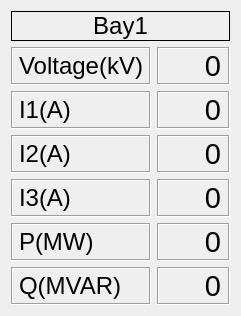
   <widget class="QWidget" name="layoutWidget">
    <property name="geometry">
     <rect>
      <x>280</x>
      <y>60</y>
      <width>241</width>
      <height>303</height>
     </rect>
    </property>
    <property name="font">
     <font>
      <pointsize>18</pointsize>
     </font>
    </property>
    <layout class="QGridLayout" name="gridLayout_Bay_2">
     <item row="0" column="0" colspan="2">
      <widget class="QLabel" name="label_Bay_2">
       <property name="font">
        <font>
         <pointsize>18</pointsize>
        </font>
       </property>
       <property name="frameShape">
        <enum>QFrame::Box</enum>
       </property>
       <property name="text">
        <string>Bay1</string>
       </property>
       <property name="alignment">
        <set>Qt::AlignCenter</set>
       </property>
      </widget>
     </item>
     <item row="1" column="0">
      <widget class="QLabel" name="label_Voltage_2">
       <property name="font">
        <font>
         <pointsize>18</pointsize>
        </font>
       </property>
       <property name="frameShape">
        <enum>QFrame::Box</enum>
       </property>
       <property name="frameShadow">
        <enum>QFrame::Sunken</enum>
       </property>
       <property name="text">
        <string>Voltage(kV)</string>
       </property>
       <property name="alignment">
        <set>Qt::AlignLeading|Qt::AlignLeft|Qt::AlignVCenter</set>
       </property>
      </widget>
     </item>
     <item row="1" column="1">
      <widget class="QLabel" name="label_Voltage_Val_2">
       <property name="font">
        <font>
         <pointsize>22</pointsize>
        </font>
       </property>
       <property name="frameShape">
        <enum>QFrame::Box</enum>
       </property>
       <property name="frameShadow">
        <enum>QFrame::Sunken</enum>
       </property>
       <property name="text">
        <string>0</string>
       </property>
       <property name="alignment">
        <set>Qt::AlignRight|Qt::AlignTrailing|Qt::AlignVCenter</set>
       </property>
      </widget>
     </item>
     <item row="2" column="0">
      <widget class="QLabel" name="label_I1_2">
       <property name="font">
        <font>
         <pointsize>18</pointsize>
        </font>
       </property>
       <property name="frameShape">
        <enum>QFrame::Box</enum>
       </property>
       <property name="frameShadow">
        <enum>QFrame::Sunken</enum>
       </property>
       <property name="text">
        <string>I1(A)</string>
       </property>
       <property name="alignment">
        <set>Qt::AlignLeading|Qt::AlignLeft|Qt::AlignVCenter</set>
       </property>
      </widget>
     </item>
     <item row="2" column="1">
      <widget class="QLabel" name="label_I1_Val_2">
       <property name="font">
        <font>
         <pointsize>22</pointsize>
        </font>
       </property>
       <property name="frameShape">
        <enum>QFrame::Box</enum>
       </property>
       <property name="frameShadow">
        <enum>QFrame::Sunken</enum>
       </property>
       <property name="text">
        <string>0</string>
       </property>
       <property name="alignment">
        <set>Qt::AlignRight|Qt::AlignTrailing|Qt::AlignVCenter</set>
       </property>
      </widget>
     </item>
     <item row="3" column="0">
      <widget class="QLabel" name="label_I2_2">
       <property name="font">
        <font>
         <pointsize>18</pointsize>
        </font>
       </property>
       <property name="frameShape">
        <enum>QFrame::Box</enum>
       </property>
       <property name="frameShadow">
        <enum>QFrame::Sunken</enum>
       </property>
       <property name="text">
        <string>I2(A)</string>
       </property>
       <property name="alignment">
        <set>Qt::AlignLeading|Qt::AlignLeft|Qt::AlignVCenter</set>
       </property>
      </widget>
     </item>
     <item row="3" column="1">
      <widget class="QLabel" name="label_I2_Val_2">
       <property name="font">
        <font>
         <pointsize>22</pointsize>
        </font>
       </property>
       <property name="frameShape">
        <enum>QFrame::Box</enum>
       </property>
       <property name="frameShadow">
        <enum>QFrame::Sunken</enum>
       </property>
       <property name="text">
        <string>0</string>
       </property>
       <property name="alignment">
        <set>Qt::AlignRight|Qt::AlignTrailing|Qt::AlignVCenter</set>
       </property>
      </widget>
     </item>
     <item row="4" column="0">
      <widget class="QLabel" name="label_I3_2">
       <property name="font">
        <font>
         <pointsize>18</pointsize>
        </font>
       </property>
       <property name="frameShape">
        <enum>QFrame::Box</enum>
       </property>
       <property name="frameShadow">
        <enum>QFrame::Sunken</enum>
       </property>
       <property name="text">
        <string>I3(A)</string>
       </property>
       <property name="alignment">
        <set>Qt::AlignLeading|Qt::AlignLeft|Qt::AlignVCenter</set>
       </property>
      </widget>
     </item>
     <item row="4" column="1">
      <widget class="QLabel" name="label_I3_Val_2">
       <property name="font">
        <font>
         <pointsize>22</pointsize>
        </font>
       </property>
       <property name="frameShape">
        <enum>QFrame::Box</enum>
       </property>
       <property name="frameShadow">
        <enum>QFrame::Sunken</enum>
       </property>
       <property name="text">
        <string>0</string>
       </property>
       <property name="alignment">
        <set>Qt::AlignRight|Qt::AlignTrailing|Qt::AlignVCenter</set>
       </property>
      </widget>
     </item>
     <item row="5" column="0">
      <widget class="QLabel" name="label_P_2">
       <property name="font">
        <font>
         <pointsize>18</pointsize>
        </font>
       </property>
       <property name="frameShape">
        <enum>QFrame::Box</enum>
       </property>
       <property name="frameShadow">
        <enum>QFrame::Sunken</enum>
       </property>
       <property name="text">
        <string>P(MW)</string>
       </property>
       <property name="alignment">
        <set>Qt::AlignLeading|Qt::AlignLeft|Qt::AlignVCenter</set>
       </property>
      </widget>
     </item>
     <item row="5" column="1">
      <widget class="QLabel" name="label_P_Val_2">
       <property name="font">
        <font>
         <pointsize>22</pointsize>
        </font>
       </property>
       <property name="frameShape">
        <enum>QFrame::Box</enum>
       </property>
       <property name="frameShadow">
        <enum>QFrame::Sunken</enum>
       </property>
       <property name="text">
        <string>0</string>
       </property>
       <property name="alignment">
        <set>Qt::AlignRight|Qt::AlignTrailing|Qt::AlignVCenter</set>
       </property>
      </widget>
     </item>
     <item row="6" column="0">
      <widget class="QLabel" name="label_Q_2">
       <property name="font">
        <font>
         <pointsize>18</pointsize>
        </font>
       </property>
       <property name="frameShape">
        <enum>QFrame::Box</enum>
       </property>
       <property name="frameShadow">
        <enum>QFrame::Sunken</enum>
       </property>
       <property name="text">
        <string>Q(MVAR)</string>
       </property>
       <property name="alignment">
        <set>Qt::AlignLeading|Qt::AlignLeft|Qt::AlignVCenter</set>
       </property>
      </widget>
     </item>
     <item row="6" column="1">
      <widget class="QLabel" name="label_Q_val_2">
       <property name="font">
        <font>
         <pointsize>22</pointsize>
        </font>
       </property>
       <property name="frameShape">
        <enum>QFrame::Box</enum>
       </property>
       <property name="frameShadow">
        <enum>QFrame::Sunken</enum>
       </property>
       <property name="text">
        <string>0</string>
       </property>
       <property name="alignment">
        <set>Qt::AlignRight|Qt::AlignTrailing|Qt::AlignVCenter</set>
       </property>
      </widget>
     </item>
    </layout>
   </widget>
